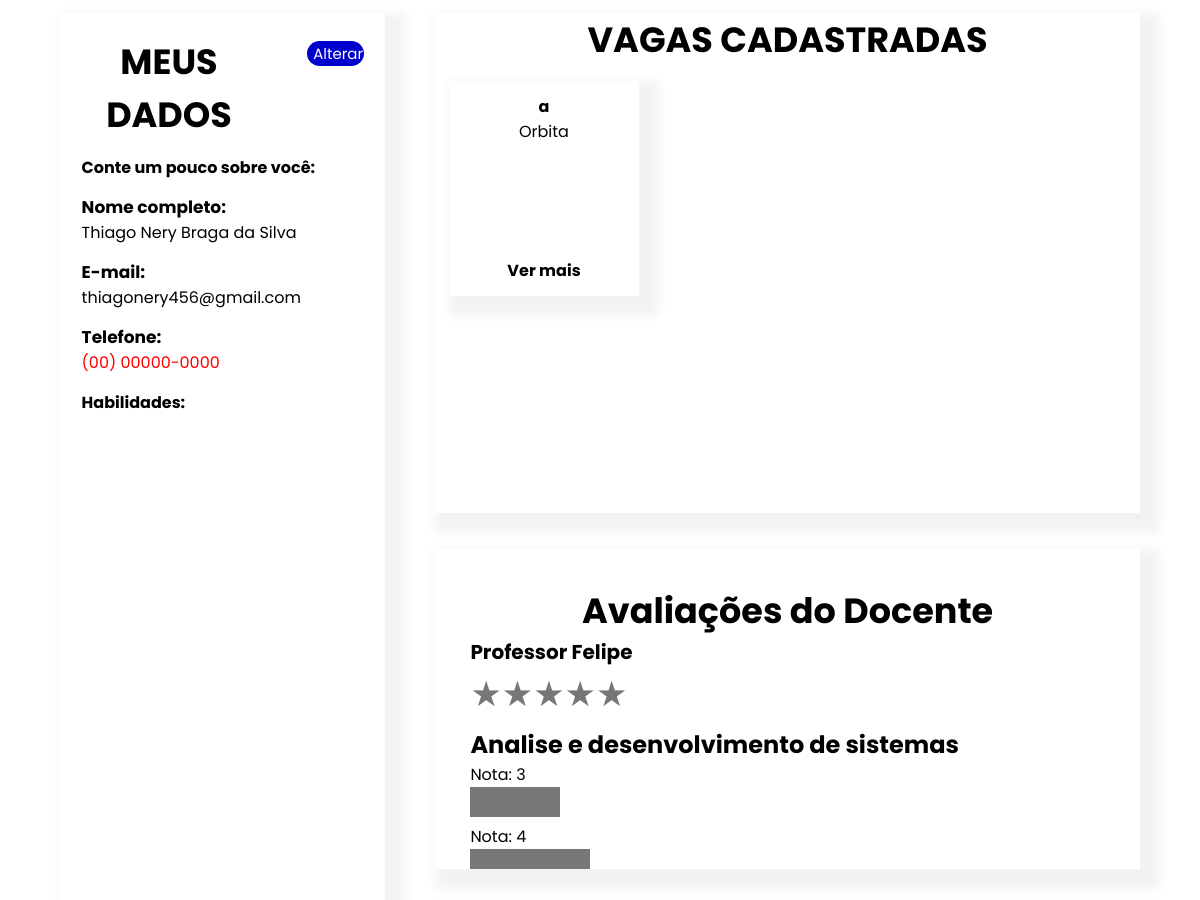
/perfil/ (signed in, middle part), run on an earlier commit of the app's database.
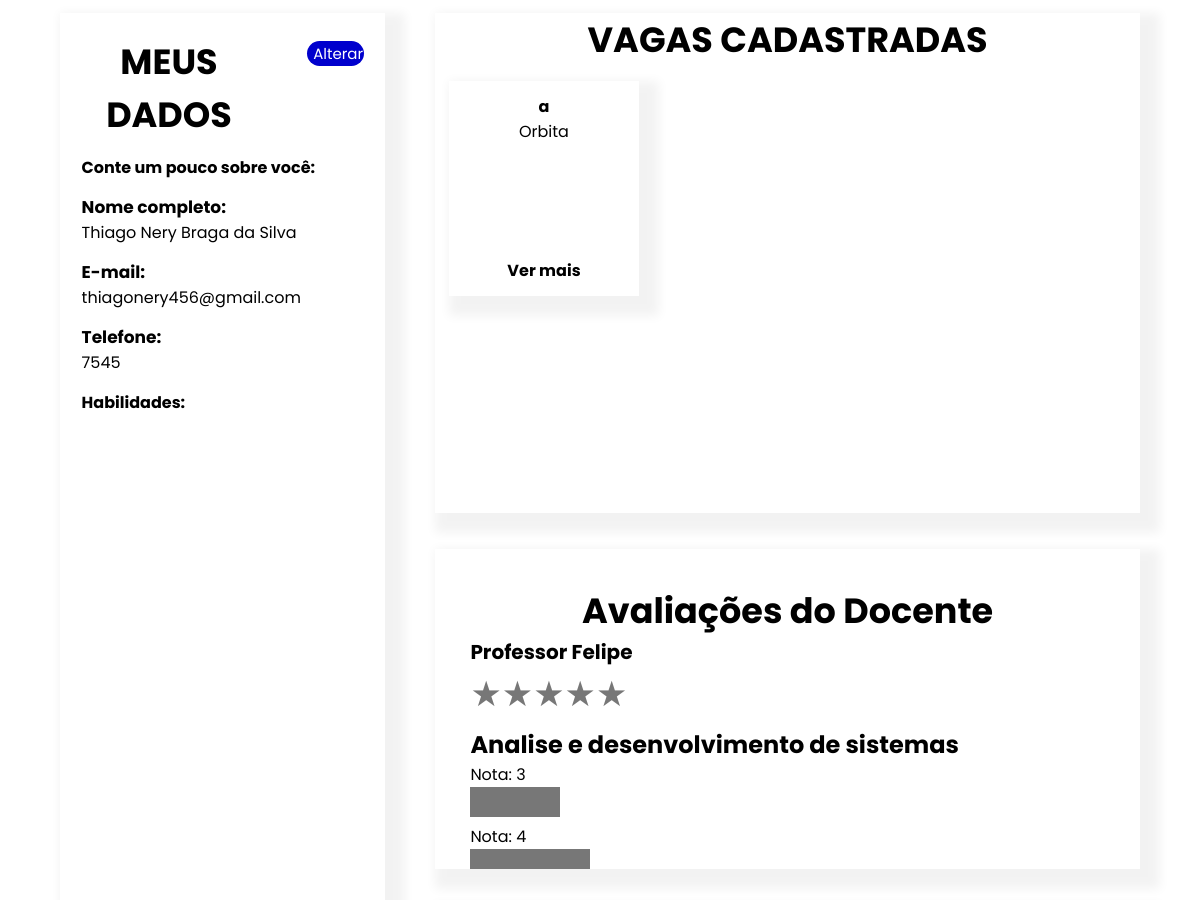
And on a later commit of the database.
### perfil/models.py (models this page shows)
class PerfilUser(models.Model):
    per_cod = models.BigAutoField(primary_key=True)
    per_nascimento = models.DateField(null=True,blank=True)
    per_pessoa_fk = models.ForeignKey(User, on_delete=models.CASCADE,verbose_name='Usuario')
    cpf_cnpj = models.CharField(max_length=18, blank=True)
    per_tell = models.CharField(max_length=14, blank=True)
    tipo = models.CharField(max_length=1, blank=True)
    per_foto = models.FileField(upload_to='fotos_usuario/%Y/%m/', null=True, blank=True)
    per_detalhe = models.TextField( blank=True )
    per_habilidade = models.TextField( blank=True)

### perfil/views.py (the view)
# urls.py: path('', views.AtualizacaoPerfil.as_view(), name='perfil'),
class AtualizacaoPerfil(Perfil):
    def post(self, *args, **kwargs):
        usuario = get_object_or_404(
            User, username=self.request.user.username)
        if 'mudar-foto' in self.request.POST:
            foto_pessoa =  self.request.FILES.get('perfil_foto_usuario')
            print(foto_pessoa)
            imagem_compactada = compactar_imagem(foto_pessoa)
            arquivo = SimpleUploadedFile('imagem.jpg', imagem_compactada)
            self.perfil.per_foto = arquivo
            self.perfil.save()
            return redirect('perfil:perfil')
        """ PRECISSA REPARO - DATA  """
        if 'dados-usuario' in self.request.POST:
            print('Entrou aqio')
            first_name = self.usuarioForm.data.get('first_name')
            if not self.usuarioForm.is_valid():
                messages.error(
                    self.request,
                    self.usuarioForm.errors
                )
                return redirect('perfil:perfil')
            email = self.usuarioForm.data.get('email').lower()
            senha = self.usuarioForm.data.get('password')
            if email:
                usuario.email = email
                usuario.username = email
            if senha:
                usuario.set_password(senha)
            testa = self.usuarioPerfil.save()
            print(testa)
            if first_name:
                usuario.first_name = first_name
            usuario.save()
            if senha:
                return redirect('home:logout')
            return redirect('perfil:perfil')
        if 'botao-certificado' in self.request.POST:
            documento = self.request.FILES.get('cert_arquivo')
            arquivo = self.certificado.save(commit=False)
            arquivo.cert_pessoa_fk = self.perfil
            arquivo.cert_arquivo = documento
            arquivo.save()
            return redirect('perfil:perfil')
        if 'botao-vag'  in self.request.POST:
            post = self.postvaga.save(commit=False)
            post.vag_usuario_fk =  usuario
            post.save()
            objeto = Vaga_cadastradas(
                vcad_perfil_fk=self.perfil,
                vcad_postVaga_fk=post
            )
            objeto.save()
            return redirect('perfil:perfil')
        if 'botao-csv' in self.request.POST:
            arquivo = self.request.FILES.get('arquivo')
            arquivo_nome_turma = self.request.POST.get('arquivo_nome_turma')
            if not arquivo or not arquivo_nome_turma:
                messages.error(
                    self.request,
                    "Digite todos os campos para o envio"
                )
                return redirect('perfil:perfil')
            file = arquivo.read().decode('latin-1').splitlines()
            reader = csv.reader(file, delimiter=';')
            aluno_lista = []
            for linha,tabela in enumerate(reader):
                if linha <= 2:
                    continue
                nome = tabela[1]
                matricula = tabela[0].replace('.','').replace(',','').replace('-','')
                obj = models.Aluno_Csv(
                    alu_nome=nome,
                    alu_matricula=matricula,
                    alu_turma=arquivo_nome_turma,
                )
                models.Aluno_Csv.objects.filter(alu_nome=nome, alu_matricula=matricula
                                                ,alu_turma=arquivo_nome_turma).delete()
                aluno_lista.append(obj)
            models.Aluno_Csv.objects.bulk_create(aluno_lista)
        if 'btn-docente' in self.request.POST:
            if not self.docenteFormulario.is_valid():
                messages.error(
                    self.request,
                    self.docenteFormulario.errors
                )
                return redirect('perfil:perfil')
            nome_docente = self.request.POST.get('nome_docente')
            email_docente = self.request.POST.get('email_docente')
            senha_docente = self.request.POST.get('senha_docente')
            cpf_docente = self.request.POST.get('cpf_docente')
            docente = User(
                username= email_docente.lower(),
                first_name = nome_docente,
                email= email_docente
            )
            docente.set_password(senha_docente)
            docente.save()
            perfil = models.PerfilUser(
                per_pessoa_fk=docente,
                tipo='D',
                cpf_cnpj= cpf_docente,
            )
            docente_perfil = []
            docente_perfil.append(perfil)
            models.PerfilUser.objects.bulk_create(docente_perfil)
            instituicao_docente = models.Docente(doce_perfil_pk=perfil, doce_instituicao_fk=usuario)
            instituicao_docente.save()
            curso_docente = self.request.POST.getlist('curso_docente')
            for value in curso_docente:
                curso_instituicao = get_object_or_404(models.curso_instituicao, curs_codigo=int(value))
                docente_curso = Docente_curso(doce_docente_pk=instituicao_docente,
                                              doce_curso_instituicao_fk=curso_instituicao)
                docente_curso.save()
            return redirect('perfil:perfil')
        if 'botao-curso-instituicao' in self.request.POST:
            curso = self.cursoform.save(commit=False)
            curso.curs_perfil_fk = self.perfil
            curso.save()
        if 'curso_escolhido' in self.request.POST:
            nome_instituicao = self.request.POST.get('instituicao')
            nome_curso = self.request.POST.get('curso')
            usuario = get_object_or_404(User, first_name=nome_instituicao)
            perfil = models.PerfilUser.objects.filter(per_pessoa_fk=usuario).first()
            curso_institui = get_object_or_404(models.curso_instituicao, curs_perfil_fk=perfil, curs_nome=nome_curso)
            print(curso_institui, 'Aqui')
            aluno_curso = models.curso_aluno(curs_insituicao=curso_institui, curs_perfil_fk=self.perfil)
            aluno_curso.save()
            return redirect('perfil:perfil')
        return redirect('home:inicial')

### perfil/views.py (called while the page is built)
    def get(self, *args, **kwargs):
        return render(self.request, self.templates_name, self.informacoes)

### perfil/templates/perfil/perfil.html (shortened to what this page needs)
{% extends 'base.html' %}
{% load static %}
{% block conteudo %}
{% include 'parcias/_header.html' %}
{% block style %}
<link rel="stylesheet" href="{% static 'perfil.css'%}">{% endblock %}
<main class="main">
    <div class="container-meio">
        <div class="container-sobre">
            <div class="form-dados-sobre" id="form-dados-banco">
                <div class="titulo-sobre">
                    <h3 class="title-meio-h3">MEUS DADOS</h3>
                    <button class="btn-alterar-sobre" id="btn-alterar">Alterar</button>
                </div>
                <div class="descricao">
                    <h4 class="text-descricao">Conte um pouco sobre você:</h4>
                </div>
                <div class="dados-pessoais">
                    <label for="" class="text-dados">Nome completo:</label>
                    <p>{{user.first_name}}</p>
                </div>
                <div class="dados-pessoais">
                    <label for="" class="text-dados">E-mail:</label>
                    <p>{{user.email}}</p>
                </div>
                <div class="dados-pessoais">
                    <label for="" class="text-dados ">Telefone:</label>
                    <p class="{% if not perfilPessoa.per_tell%}null-tell{%endif%}">{% if not perfilPessoa.per_tell%}(00)
                        00000-0000{%endif%}
                        {% if perfilPessoa.per_tell%} {{perfilPessoa.per_tell}} {%endif%}
                    </p>
                </div>
                {% if perfilPessoa.tipo == 'A' %}
                <div class="descricao">
                    <h4 class="text-descricao">Habilidades:</h4>
                </div>
                {%endif%}
            </div>
        </div>
        <div class="box-vagas">
            <div class="container-vagas-cadastradas">
                <h3 class="title-meio-h3">{% if perfilPessoa.tipo == 'A' %}VAGAS CADASTRADAS{%endif%}
                </h3>
                <div class="card-vagas" id="card-vagas">
                    {% if perfilPessoa.tipo == 'A' %}
                    {% for Vaga in vaga_cadastradas%}
                    <div class="itens-card-vagas">
                        <h4 class="title-card-vagas">{{Vaga.vcad_postVaga_fk.vag_nome}}</h4>
                        <p class="descricao-vaga">{{Vaga.vcad_postVaga_fk.vag_usuario_fk.first_name}}</p>
                        <div class="div-btn-ver-mais">
                            <a href="" class="btn-ver-mais">
                                <p class="text-ver-mais"> Ver mais</p>
                            </a>
                        </div>
                    </div>
                    {%endfor%}
                    {%endif%}
                </div>
            </div>
            {% if perfilPessoa.tipo == 'A' %}
            <div class="container-avaliacao">
                <h4 class="title-meio-h3">Avaliações do Docente</h4>
                <div class="box-avaliacao">
                    <h5 class="text-docente">Professor Felipe</h5>
                </div>
                <div class="rating">
                    <label for="star5"></label>
                    <label for="star4"></label>
                    <label for="star3"></label>
                    <label for="star2"></label>
                    <label for="star1"></label>
                </div>
                {% for ava in  aluno_verificado %}
                <h2>{{ava.alu_curso_aluno_fk.curs_insituicao.curs_nome}}</h2>
                {% for avalicao in  avaliacao %}
                {% if ava.alu_docente_fk == avalicao.ava_docente_fk and ava.alu_curso_aluno_fk.curs_insituicao.curs_nome == avalicao.ava_curso_aluno_fk.curs_insituicao.curs_nome%}
                <p> Nota: {{avalicao.ava_nota}}</p>
                <div class="rating" data-stars="{{avalicao.ava_nota}}"></div>
                {%endif%}
                {%endfor%}
                {%endfor%}
            </div>
            {%endif%}
        </div>
    </div>
{%endblock%}

What changed in the data, as far as the page shows it:
now on this page (row edited): PerfilUser: per_tell "7545"
changed PerfilUser: per_tell empty → "7545" (drawn)
Also different on the page:
text no longer shown: "(00) 00000-0000"
